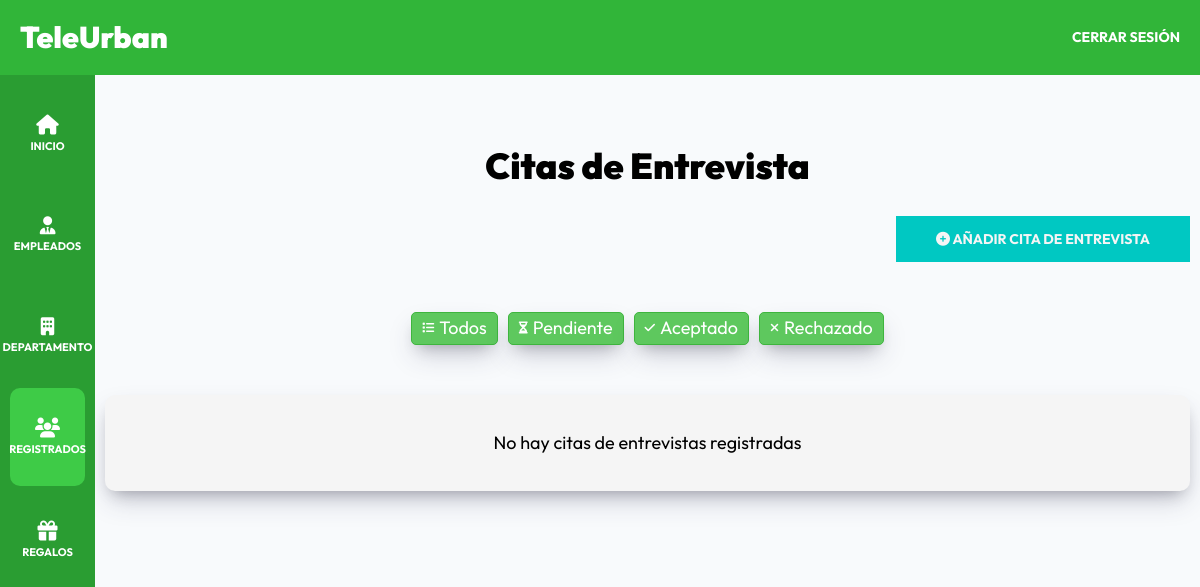
Page /admin/registrados (signed in) on the earlier database version.
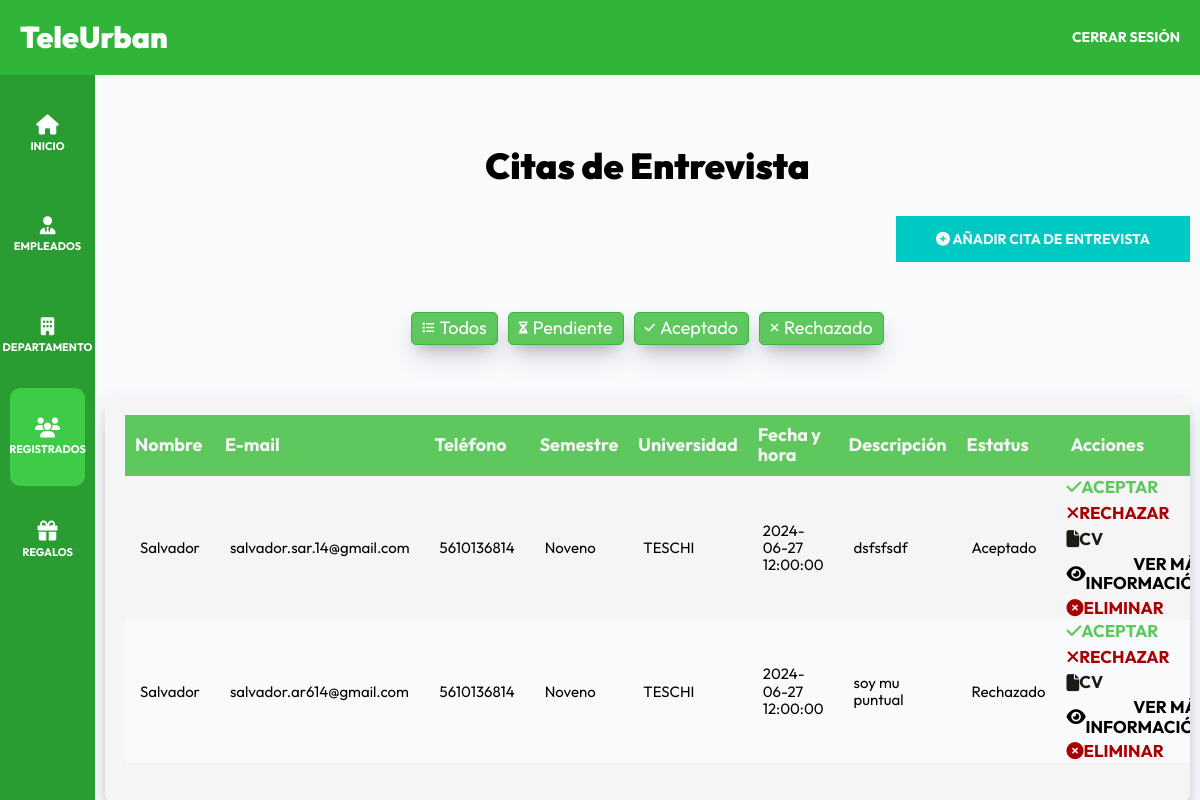
Same page on the later database version.
### tables this page shows
CREATE TABLE `entrevistas` (
  `id` int NOT NULL AUTO_INCREMENT,
  `nombre` varchar(255) NOT NULL,
  `a_paterno` varchar(255) NOT NULL,
  `a_materno` varchar(255) NOT NULL,
  `email` varchar(255) NOT NULL,
  `telefono` varchar(20) NOT NULL,
  `discapacidad_id` bigint DEFAULT NULL,
  `genero_id` bigint DEFAULT NULL,
  `semestre_id` bigint DEFAULT NULL,
  `universidad_id` bigint DEFAULT NULL,
  `curriculum` longblob,
  `fecha_hora` datetime NOT NULL,
  `modalidad_id` bigint DEFAULT NULL,
  `token` varchar(82) DEFAULT NULL,
  `token_expiracion` datetime DEFAULT NULL,
  `departamento_id` bigint DEFAULT NULL,
  `habilidades` text,
  `estatus_id` bigint DEFAULT NULL,
  PRIMARY KEY (`id`),
  KEY `discapacidad_id` (`discapacidad_id`),
  KEY `genero_id` (`genero_id`),
  KEY `semestre_id` (`semestre_id`),
  KEY `universidad_id` (`universidad_id`),
  KEY `modalidad_id` (`modalidad_id`),
  KEY `fk_departamento_id` (`departamento_id`),
  KEY `fk_estatus` (`estatus_id`),
  CONSTRAINT `entrevistas_ibfk_1` FOREIGN KEY (`discapacidad_id`) REFERENCES `discapacidad` (`id`),
  CONSTRAINT `entrevistas_ibfk_2` FOREIGN KEY (`genero_id`) REFERENCES `genero` (`id`),
  CONSTRAINT `entrevistas_ibfk_3` FOREIGN KEY (`semestre_id`) REFERENCES `semestre` (`id`),
  CONSTRAINT `entrevistas_ibfk_4` FOREIGN KEY (`universidad_id`) REFERENCES `universidad` (`id`),
  CONSTRAINT `entrevistas_ibfk_6` FOREIGN KEY (`modalidad_id`) REFERENCES `descripcion` (`id`),
  CONSTRAINT `entrevistas_ibfk_departamento` FOREIGN KEY (`departamento_id`) REFERENCES `departamentos` (`id`),
  CONSTRAINT `fk_departamento_id` FOREIGN KEY (`departamento_id`) REFERENCES `departamentos` (`id`),
  CONSTRAINT `fk_estatus` FOREIGN KEY (`estatus_id`) REFERENCES `status` (`id`)
);

CREATE TABLE `semestre` (
  `id` bigint NOT NULL AUTO_INCREMENT,
  `grado` varchar(250) NOT NULL,
  PRIMARY KEY (`id`),
  UNIQUE KEY `grado` (`grado`)
);

CREATE TABLE `universidad` (
  `id` bigint NOT NULL AUTO_INCREMENT,
  `nombre` varchar(250) NOT NULL,
  PRIMARY KEY (`id`),
  UNIQUE KEY `nombre` (`nombre`)
);

CREATE TABLE `status` (
  `id` bigint NOT NULL AUTO_INCREMENT,
  `nombre` varchar(250) NOT NULL,
  PRIMARY KEY (`id`),
  UNIQUE KEY `nombre` (`nombre`)
);

### controllers/EntrevistaController.php (called while the page is built, shortened)
<?php
class EntrevistaController {
    public static function index(Router $router) {
        $entrevistas = Entrevista::all();
        foreach ($entrevistas as $entrevista) {
            $entrevista->universidad_nombre = $entrevista->obtenerUniversidad();
            $entrevista->semestre_nombre = $entrevista->obtenerSemestre();
            $entrevista->departamento_nombre = $entrevista->obtenerDepartamento();
            $entrevista->modalidad_nombre = $entrevista->obtenerModalidad();
            $entrevista->discapacidad_nombre = $entrevista->obtenerDiscapacidad();
            $entrevista->genero_nombre = $entrevista->obtenerGenero();
            $entrevista->estatus_nombre = $entrevista->obtenerEstatus();
        }
        $router->render('admin/registrados/index', [
            'titulo' => 'Citas de Entrevista',
            'entrevistas' => $entrevistas,
            'mostrarAcciones' => true
        ]);
    }
}

### public/index.php (called while the page is built, shortened)
<?php
$router = new Router();
$router->get('/login', [AuthController::class, 'login']);
$router->post('/login', [AuthController::class, 'login']);
$router->post('/logout', [AuthController::class, 'logout']);
$router->get('/registro', [AuthController::class, 'registro']);
$router->post('/registro', [AuthController::class, 'registro']);
$router->get('/olvide', [AuthController::class, 'olvide']);
$router->post('/olvide', [AuthController::class, 'olvide']);
$router->get('/reestablecer', [AuthController::class, 'reestablecer']);
$router->post('/reestablecer', [AuthController::class, 'reestablecer']);
$router->get('/mensaje', [AuthController::class, 'mensaje']);
$router->get('/confirmar-cuenta', [AuthController::class, 'confirmar']);
$router->get('/admin/dashboard', [DashboardController::class, 'index']);
$router->get('/admin/empleados', [EmpleadosController::class, 'index']);
$router->get('/admin/empleados/crear', [EmpleadosController::class, 'crear']);
$router->post('/admin/empleados/crear', [EmpleadosController::class, 'crear']);
$router->get('/admin/empleados/editar', [EmpleadosController::class, 'editar']);
$router->post('/admin/empleados/editar', [EmpleadosController::class, 'editar']);
$router->post('/admin/empleados/eliminar', [EmpleadosController::class, 'eliminar']);
$router->get('/admin/departamentos', [DepartamentosController::class, 'index']);
$router->get('/admin/departamentos/crear', [DepartamentosController::class, 'crear']);
$router->post('/admin/departamentos/crear', [DepartamentosController::class, 'crear']);
$router->get('/admin/departamentos/editar', [DepartamentosController::class, 'editar']);
$router->post('/admin/departamentos/editar', [DepartamentosController::class, 'editar']);
$router->post('/admin/departamentos/eliminar', [DepartamentosController::class, 'eliminar']);
$router->post('/admin/departamentos/publicar', [DepartamentosController::class, 'publicar']);
$router->post('/admin/registrados/aceptar', [EntrevistaController::class, 'aceptar']);
$router->post('/admin/registrados/rechazar', [EntrevistaController::class, 'rechazar']);
$router->get('/admin/registrados/cv', [EntrevistaController::class, 'cv']);
$router->get('/admin/registrados/ver', [EntrevistaController::class, 'verMasInformacion']);
$router->get('/', [PaginasController::class, 'index']);
$router->get('/teleurban', [PaginasController::class, 'nosotros']);
$router->get('/departamentos', [PaginasController::class, 'departamentos']);
$router->get('/departamento', [DepartamentosController::class, 'detalle']);
$router->get('/citas', [CitasController::class, 'crear']);
$router->post('/citas', [CitasController::class, 'crear']);
$router->post('/validar-fecha-hora', [CitasController::class, 'validarFechaHora']);
$router->get('/404', [PaginasController::class, 'error']);
$router->get('/entrevistas', [CitasController::class, 'listar']);
$router->get('/admin/registrados', [EntrevistaController::class, 'index']);
$router->get('/admin/registrados/editar', [EntrevistaController::class, 'editar']);
$router->post('/admin/registrados/editar', [EntrevistaController::class, 'editar']);
$router->post('/admin/registrados/eliminar', [EntrevistaController::class, 'eliminar']);
$router->comprobarRutas();

### includes/funciones.php (called while the page is built, shortened)
<?php
function pagina_actual($path ) : bool {
    return str_contains( $_SERVER['PATH_INFO'] ?? '/', $path  ) ? true : false;
}

### models/ActiveRecord.php (called while the page is built, shortened)
<?php
class ActiveRecord {
    protected static $db;
    protected static $tabla = '';
    public static function setDB($database) {
        self::$db = $database;
    }
    public static function consultarSQL($query) {
        $resultado = self::$db->query($query);
        $array = [];
        while($registro = $resultado->fetch_assoc()) {
            $array[] = static::crearObjeto($registro);
        }
        return $array;
    }
    protected static function crearObjeto($registro) {
        $objeto = new static;
        foreach($registro as $key => $value ) {
            if(property_exists( $objeto, $key  )) {
                $objeto->$key = $value;
            }
        }
        return $objeto;
    }
    public static function all($orden = 'DESC') {
        $query = "SELECT * FROM " . static::$tabla . " ORDER BY id {$orden}";
        $resultado = self::consultarSQL($query);
        return $resultado;
    }
}

### views/admin/registrados/index.php (the view, shortened to what this page needs)
<?php
$mostrarAcciones = $mostrarAcciones ?? true;
?>
<h2 class="dashboard__heading"><?php echo $titulo; ?></h2>
<div class="dashboard__contenedor-boton">
    <a class="dashboard__boton" href="/admin/registrados/crear">
        <i class="fa-solid fa-circle-plus"></i>
        Añadir Cita de Entrevista
    </a>
</div>
<div class="filtros-estado">
    <button class="dashboard__filtro" data-filter="todos">
        <i class="fa-solid fa-list"></i>
        Todos
    </button>
    <button class="dashboard__filtro" data-filter="pendiente">
        <i class="fa-solid fa-hourglass-half"></i>
        Pendiente
    </button>
    <button class="dashboard__filtro" data-filter="aceptado">
        <i class="fa-solid fa-check"></i>
        Aceptado
    </button>
    <button class="dashboard__filtro" data-filter="rechazado">
        <i class="fa-solid fa-times"></i>
        Rechazado
    </button>
</div>
<div class="dashboard__contenedor">
    <?php if (!empty($entrevistas)) { ?>
        <table class="table">
            <thead class="table__thead">
                <tr>
                    <th scope="col" class="table__th">Nombre</th>
                    <th scope="col" class="table__th">E-mail</th>
                    <th scope="col" class="table__th">Teléfono</th>
                    <th scope="col" class="table__th">Semestre</th>
                    <th scope="col" class="table__th">Universidad</th>
                    <th scope="col" class="table__th">Fecha y hora</th>
                    <th scope="col" class="table__th">Descripción</th>
                    <th scope="col" class="table__th">Estatus</th>
                    <th scope="col" class="table__th">Acciones</th>
                </tr>
            </thead>
            <tbody class="table__tbody">
                <?php foreach ($entrevistas as $entrevista) { ?>
                    <tr class="table__tr" data-status="<?php echo strtolower($entrevista->estatus_nombre); ?>">
                        <td class="table__td"><?php echo $entrevista->nombre; ?></td>
                        <td class="table__td"><?php echo $entrevista->email; ?></td>
                        <td class="table__td"><?php echo $entrevista->telefono; ?></td>
                        <td class="table__td"><?php echo $entrevista->semestre_nombre; ?></td>
                        <td class="table__td"><?php echo $entrevista->universidad_nombre; ?></td>
                        <td class="table__td"><?php echo $entrevista->fecha_hora; ?></td>
                        <td class="table__td"><?php echo $entrevista->habilidades; ?></td>
                        <td class="table__td"><?php echo $entrevista->estatus_nombre; ?></td>
                        <td class="table__td--acciones">
                            <?php if ($mostrarAcciones) { ?>
                                <form method="POST" action="/admin/registrados/aceptar" class="table__formulario">
                                    <button class="table__accion table__accion--aceptar" type="submit" <?php echo $entrevista->estatus_id != 1 ? 'disabled' : ''; ?>>
                                        <i class="fa-solid fa-check"></i>
                                        Aceptar
                                    </button>
                                </form>
                                <form method="POST" action="/admin/registrados/rechazar" class="table__formulario">
                                    <button class="table__accion table__accion--rechazar" type="submit" <?php echo $entrevista->estatus_id != 1 ? 'disabled' : ''; ?>>
                                        <i class="fa-solid fa-times"></i>
                                        Rechazar
                                    </button>
                                </form>
                            <?php } ?>
                            <a class="table__accion table__accion--cv" href="/admin/registrados/cv?id=<?php echo $entrevista->id; ?>" target="_blank">
                                <i class="fa-solid fa-file"></i>
                                CV
                            </a>
                            <a class="table__accion table__accion--ver" href="/admin/registrados/ver?id=<?php echo $entrevista->id; ?>">
                                <i class="fa-solid fa-eye"></i>
                                Ver Más Información
                            </a>
                            <form method="POST" action="/admin/registrados/eliminar" class="table__formulario">
                                <button class="table__accion table__accion--eliminar" type="submit">
                                    <i class="fa-solid fa-circle-xmark"></i>
                                    Eliminar
                                </button>
                            </form>
                        </td>
                    </tr>
                <?php } ?>
            </tbody>
        </table>
    <?php } else { ?>
        <p class="text-center">No hay citas de entrevistas registradas</p>
    <?php } ?>
</div>

### Router.php (shortened to what this page needs)
<?php
class Router
{
    public array $getRoutes = [];
    public array $postRoutes = [];
    public function get($url, $fn)
    {
        $this->getRoutes[$url] = $fn;
    }
    public function post($url, $fn)
    {
        $this->postRoutes[$url] = $fn;
    }
    public function comprobarRutas()
    {
        $url_actual = $_SERVER['PATH_INFO'] ?? '/';
        $method = $_SERVER['REQUEST_METHOD'];
        if ($method === 'GET') {
            $fn = $this->getRoutes[$url_actual] ?? null;
        } else {
            $fn = $this->postRoutes[$url_actual] ?? null;
        }
        if ( $fn ) {
            call_user_func($fn, $this);
        } else {
           header('Location: /404');
        }
    }
    public function render($view, $datos = [])
    {
        include_once __DIR__ . "/views/$view.php";
        $contenido = ob_get_clean();
        $url_actual = $_SERVER['PATH_INFO'] ?? '/';
        if (str_contains($url_actual, '/admin')) {
            include_once __DIR__ . '/views/admin-layout.php';
        } else {
            include_once __DIR__ . '/views/layout.php';
        }
    }
}

### views/admin-layout.php (shortened to what this page needs)
<!DOCTYPE html>
<html lang="en">
<head>
    <link rel="stylesheet" href="/build/css/app.css">
</head>
<body class="dashboard">
    <?php
        include_once __DIR__ .'/templates/admin-header.php';
    ?>
    <div class="dashboard__grid">
        <?php
            include_once __DIR__ .'/templates/admin-sidebar.php';
        ?>
        <main class="dashboard__contenido">
            <?php
                echo $contenido;
            ?>
        </main>
    </div>
</body>
</html>

### views/templates/admin-header.php
<header class="dashboard__header">
    <div class="dashboard__header-grid">
        <a href="/">
            <h2 class="dashboard__logo">
                TeleUrban
            </h2>
        </a>
        <nav class="dashboard__nav">
            <form method="POST" action="/logout" class="dashboard__form">
                <input type="submit" value="Cerrar Sesión" class="dashboard__submit--logout">
            </form>
        </nav>
    </div>
</header>

### views/templates/admin-sidebar.php
<aside class="dashboard__sidebar">
    <nav class="dashboard__menu">
        <a href="/admin/dashboard" class="dashboard__enlace <?php echo pagina_actual('/dashboard') ? 'dashboard__enlace--actual' : ''; ?> ">
            <i class="fa-solid fa-house dashboard__icono"></i>
            <span class="dashboard__menu-texto">
                Inicio
            </span>
        </a>
        <a href="/admin/empleados" class="dashboard__enlace <?php echo pagina_actual('/empleados') ? 'dashboard__enlace--actual' : ''; ?> ">
            <i class="fa-solid fa-user-tie"></i>
            <span class="dashboard__menu-texto">
                Empleados
            </span>
        </a>
        <a href="/admin/departamentos" class="dashboard__enlace  <?php echo pagina_actual('/departamentos') ? 'dashboard__enlace--actual' : ''; ?> ">
        <i class="fa-solid fa-building"></i>
            <span class="dashboard__menu-texto">
                Departamento
            </span>
        </a>
        <a href="/admin/registrados" class="dashboard__enlace  <?php echo pagina_actual('/registrados') ? 'dashboard__enlace--actual' : ''; ?> ">
            <i class="fa-solid fa-users dashboard__icono"></i>
            <span class="dashboard__menu-texto">
                Registrados
            </span>
        </a>
        <a href="/admin/regalos" class="dashboard__enlace  <?php echo pagina_actual('/regalos') ? 'dashboard__enlace--actual' : ''; ?> ">
            <i class="fa-solid fa-gift dashboard__icono"></i>
            <span class="dashboard__menu-texto">
                Regalos
            </span>
        </a>
    </nav>
</aside>

Differences in the rows shown:
added entrevistas: nombre "Salvador", email "salvador.sar.14@gmail.com", telefono "5610136814", semestre.grado "Noveno", universidad.nombre "TESCHI", fecha_hora "2024-06-27 12:00:00", habilidades "dsfsfsdf", estatus.nombre "Aceptado"
added entrevistas: nombre "Salvador", email "salvador.ar614@gmail.com", telefono "5610136814", semestre.grado "Noveno", universidad.nombre "TESCHI", fecha_hora "2024-06-27 12:00:00", habilidades "soy mu puntual", estatus.nombre "Rechazado"
Other differences:
text no longer shown: "No hay citas de entrevistas registradas"
text now shown: "Nombre E-mail Teléfono Semestre Universidad Fecha y hora Descripción Estatus Acciones"
